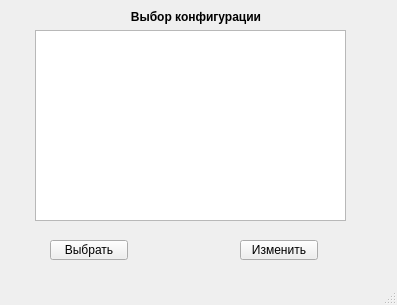
<?xml version="1.0" encoding="UTF-8"?>
<ui version="4.0">
 <class>fmSelectConfig</class>
 <widget class="QMainWindow" name="fmSelectConfig">
  <property name="geometry">
   <rect>
    <x>0</x>
    <y>0</y>
    <width>397</width>
    <height>305</height>
   </rect>
  </property>
  <property name="windowTitle">
   <string>MainWindow</string>
  </property>
  <widget class="QWidget" name="centralwidget">
   <widget class="QTreeWidget" name="twMeas">
    <property name="geometry">
     <rect>
      <x>790</x>
      <y>450</y>
      <width>292</width>
      <height>221</height>
     </rect>
    </property>
    <property name="frameShadow">
     <enum>QFrame::Sunken</enum>
    </property>
    <property name="lineWidth">
     <number>1</number>
    </property>
    <attribute name="headerVisible">
     <bool>false</bool>
    </attribute>
    <column>
     <property name="text">
      <string notr="true">1</string>
     </property>
    </column>
   </widget>
   <widget class="QLabel" name="label">
    <property name="geometry">
     <rect>
      <x>50</x>
      <y>10</y>
      <width>292</width>
      <height>14</height>
     </rect>
    </property>
    <property name="font">
     <font>
      <pointsize>9</pointsize>
      <weight>75</weight>
      <bold>true</bold>
     </font>
    </property>
    <property name="text">
     <string>Выбор конфигурации</string>
    </property>
    <property name="alignment">
     <set>Qt::AlignCenter</set>
    </property>
   </widget>
   <widget class="QToolButton" name="tbChangeConf">
    <property name="geometry">
     <rect>
      <x>240</x>
      <y>240</y>
      <width>78</width>
      <height>20</height>
     </rect>
    </property>
    <property name="font">
     <font>
      <pointsize>9</pointsize>
     </font>
    </property>
    <property name="text">
     <string>Изменить</string>
    </property>
    <property name="toolButtonStyle">
     <enum>Qt::ToolButtonTextOnly</enum>
    </property>
    <property name="arrowType">
     <enum>Qt::NoArrow</enum>
    </property>
   </widget>
   <widget class="QListWidget" name="lwVIns_3">
    <property name="geometry">
     <rect>
      <x>35</x>
      <y>30</y>
      <width>311</width>
      <height>191</height>
     </rect>
    </property>
    <property name="selectionMode">
     <enum>QAbstractItemView::MultiSelection</enum>
    </property>
   </widget>
   <widget class="QToolButton" name="tbSelectConf">
    <property name="geometry">
     <rect>
      <x>50</x>
      <y>240</y>
      <width>78</width>
      <height>20</height>
     </rect>
    </property>
    <property name="font">
     <font>
      <pointsize>9</pointsize>
     </font>
    </property>
    <property name="text">
     <string>Выбрать</string>
    </property>
    <property name="toolButtonStyle">
     <enum>Qt::ToolButtonTextOnly</enum>
    </property>
    <property name="arrowType">
     <enum>Qt::NoArrow</enum>
    </property>
   </widget>
  </widget>
  <widget class="QMenuBar" name="menubar">
   <property name="geometry">
    <rect>
     <x>0</x>
     <y>0</y>
     <width>397</width>
     <height>21</height>
    </rect>
   </property>
  </widget>
  <widget class="QStatusBar" name="statusbar"/>
 </widget>
 <resources/>
 <connections/>
</ui>
